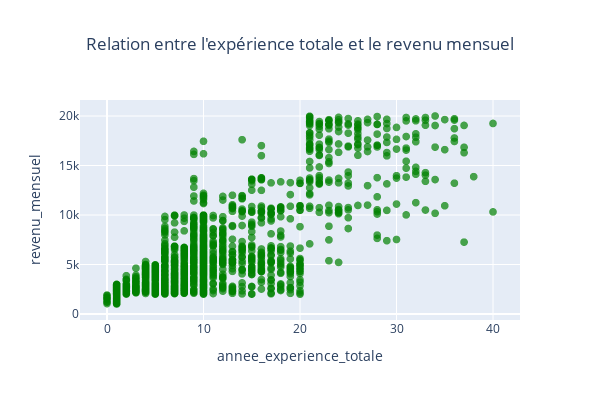

Here is the notebook cell this chart was saved with:
### Markdown cell above
#### Relation entre le nombre d'années d'expérience totale et le revenu mensuel

### Code cell
fig3 = px.scatter(
    donnees_rh,
    x="annee_experience_totale",
    y="revenu_mensuel",
    title="Relation entre l'expérience totale et le revenu mensuel",
)
fig3.update_layout(
    width=600,
    height=400,
    title_x=0.5
)
fig3.update_traces(
    marker=dict(color="green", size=8, opacity=0.7))
fig3.show()
pio.write_image(fig3, "../Graph/graph_etape_1/Relation_exp_totale_revenu.png")

### Figure 1 — Plotly figure (JSON) as saved in the notebook; plotly's stock layout.template omitted (floating-point values rounded to 4 significant figures; data arrays with more than 128 entries replaced by an {"elided": "..."} marker saying what was removed)
{"data": [{"hovertemplate": "annee_experience_totale=%{x}<br>revenu_mensuel=%{y}<extra></extra>", "legendgroup": "", "marker": {"color": "green", "opacity": 0.7, "size": 8, "symbol": "circle"}, "mode": "markers", "name": "", "showlegend": false, "type": "scattergl", "x": {"elided": "1470 int values"}, "xaxis": "x", "y": {"elided": "1470 int values"}, "yaxis": "y"}], "layout": {"height": 400, "legend": {"tracegroupgap": 0}, "title": {"text": "Relation entre l'expérience totale et le revenu mensuel", "x": 0.5}, "width": 600, "xaxis": {"anchor": "y", "domain": [0, 1], "title": {"text": "annee_experience_totale"}}, "yaxis": {"anchor": "x", "domain": [0, 1], "title": {"text": "revenu_mensuel"}}}}
